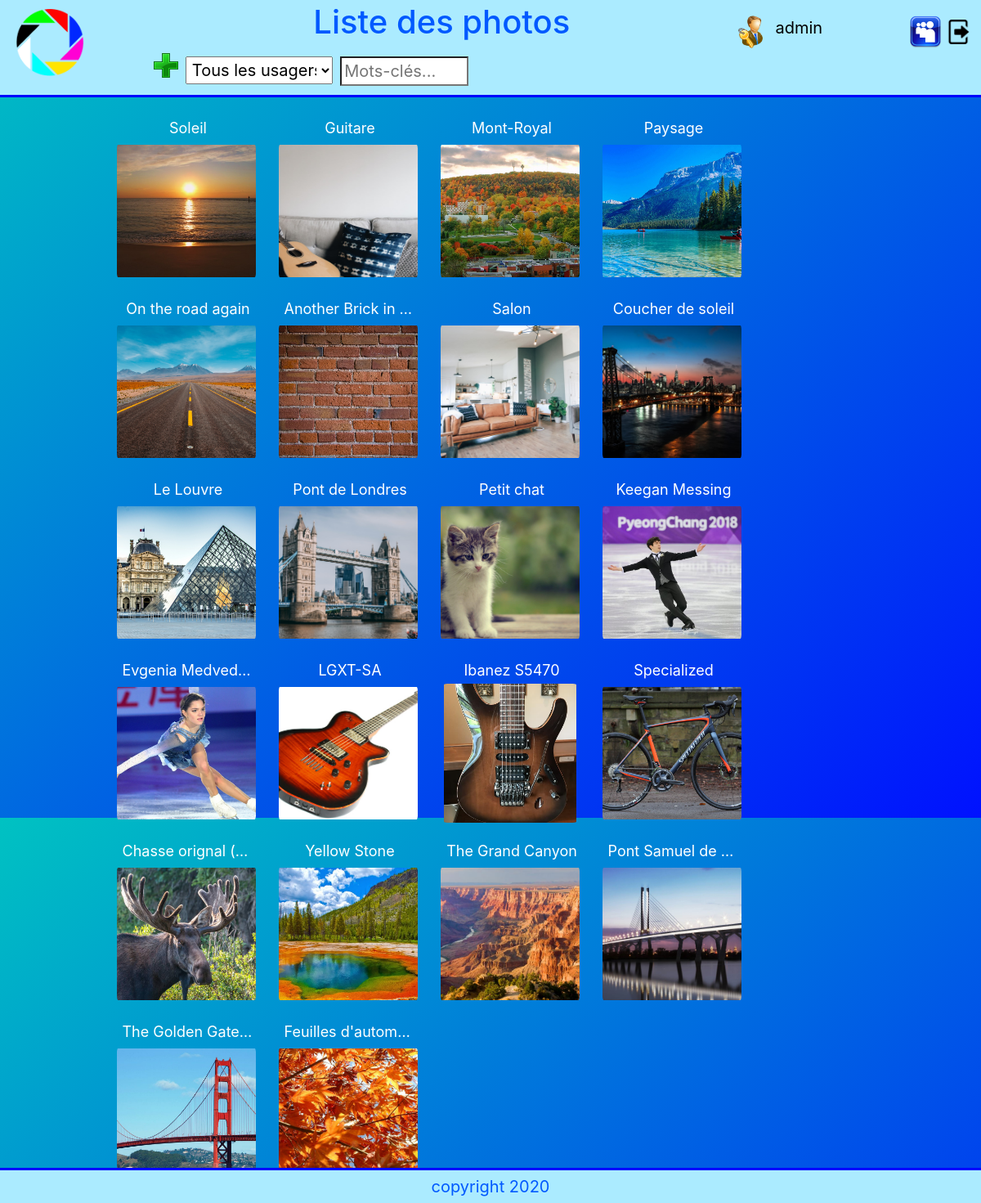
Screenshot of /listPhotos.php (signed in) with the database file from the repository.
### tables this page shows
CREATE TABLE IF NOT EXISTS `photos` (
  `Id` int NOT NULL AUTO_INCREMENT,
  `Title` varchar(32) NOT NULL,
  `Description` varchar(256) NOT NULL,
  `Keywords` varchar(128) NOT NULL,
  `CreationDate` datetime NOT NULL,
  `UserId` int NOT NULL,
  `Shared` tinyint(1) NOT NULL,
  `GUID` varchar(256) NOT NULL,
  PRIMARY KEY (`Id`),
  KEY `UserId` (`UserId`)
);

### DAL/MySQLDBA.php (called while the page is built, shortened)
<?php
abstract class MySQLTable {
    protected $_dataBaseAccess = null;
    protected function __construct($_dataBaseAccess) {
        $this->_dataBaseAccess = $_dataBaseAccess;
    }
    private function className() {
        return get_class($this);
    }
    public function tableName() {
        return $this->className();
    }
    public function selectAll($orderBy = null) {
        $tableName = $this->tableName();
        $sql = "SELECT * FROM $tableName";
        if (isset($orderBy))
            $sql .= " $orderBy";
        $data = $this->_dataBaseAccess->querySqlCmd($sql );
        return $data;
    }
}
final class MySQLDataBase {
        private static $_instance = null;
        private $host;
        private $username;
        private $password;
        private $dbName;
        private $autoCommit;
        private $conn;
        public function __construct($dbName) {
            $this->host = 'localhost';
            $this->username = 'root';
            $this->password = '';
            $this->dbName = $dbName;
            $this->autoCommit = true;
            $this->conn = null;
        }
        public static function getInstance($dbName) {
            if(is_null(self::$_instance)) {
                self::$_instance = new MySQLDataBase($dbName);
            }
            return self::$_instance;
        }
        private function DBConnect() {
            if ($this->conn === null){
                try {
                    $this->conn = new PDO(  "mysql:host=$this->host;
                                            dbname=$this->dbName;charset=utf8",
                                            $this->username,
                                            $this->password);
                    $this->conn->setAttribute(PDO::ATTR_ERRMODE, PDO::ERRMODE_EXCEPTION);
                    $this->conn->beginTransaction();
                }
                catch (PDOException $e) {
                    var_dump($e);
                }
            }
        }
        private function disconnect() {
            if ($this->autoCommit)
                $this->conn = null;
        }
        public function exist() {
            if ($this->conn !== null)
                return true;
            else {
                try {
                    $conn = new PDO("mysql:host=$this->host; dbname=$this->dbName;", $this->username, $this->password);
                    if ($conn !== null) {
                        return true;
                    }
                }
                catch (PDOException $e) {
                    return false;
                }
            }
            return false;
        }
        public function querySqlCmd($sql) {
            try {
                if ($this->conn)
                    $rows = $this->conn->query($sql)->fetchAll();
            }
            catch(PDOException $e) {
                return [];
            }
            return $rows;
        }
    }
?>

### DAL/MyAppDB.php (called while the page is built)
<?php
    function DB() {
        return MySQLDataBase::getInstance('pmdbv2');
    }
?>

### DAL/users.php (called while the page is built, shortened)
<?php
include_once "MySQLDBA.php";
include_once "MyAppDB.php";
include_once "photos.php";
include_once "utilities/imageHelper.php";
final class Users extends MySQLTable {
    public $_imageHelper;
    public function init() {
        $this->_imageHelper = new ImageHelper('images/avatars','NoPhoto.png');
    }
    public function getAvatarURL($avatarGUID) {
        return $this->_imageHelper->getURL($avatarGUID);
    }
    private static $_instance = null;
    public static function getInstance($dataBaseAccess) {
        if(is_null(self::$_instance)) {
            self::$_instance = new $calledClass($dataBaseAccess);
        }
        return self::$_instance;
    }
}
function TableUsers() {
    return Users::getInstance(DB());
}
?>

### DAL/photos.php (called while the page is built, shortened)
<?php
include_once "MySQLDBA.php";
include_once "MyAppDB.php";
include_once "utilities/imageHelper.php";
final class Photos extends MySQLTable {
    public function init() {
        $this->_imageHelper = new ImageHelper('images/photos', 'No_image.png');
    }
    public function getPhotoURL($photoGUID) {
        return $this->_imageHelper->getURL($photoGUID);
    }
    private static $_instance = null;
    public static function getInstance($dataBaseAccess) {
        if(is_null(self::$_instance)) {
            self::$_instance = new $calledClass($dataBaseAccess);
        }
        return self::$_instance;
    }
}
function TablePhotos() {
    return Photos::getInstance(DB());
}
?>

### utilities/imageHelper.php (called while the page is built, shortened)
<?php
class ImageHelper {
    public $basePath;
    public $defaultImage;
    public function __construct($basePath = 'images', $defaultImage = 'No_image.png') {
        $this->basePath = $basePath;
        $this->defaultImage = $defaultImage;
    }
    public function getURL($GUID) {
        $url = $this->basePath.'/';
        if (!empty($GUID)) {
            $url.= $GUID.'.png';
        } else {
            $url.= $this->defaultImage;
        }
        return $url;
    }
}

### listPhotos.php (the view, shortened to what this page needs)
<?php
    include_once "DAL/users.php";
    include_once "DAL/photos.php";
    include_once "utilities/htmlHelper.php";
    function thumbNail($photo){
        $url = TablePhotos()->getPhotoUrl($photo["GUID"]);
        $title = $photo["Title"];
        $id = $photo["Id"];
        $thumbnail = html_fittedImage($url, "thumbnail");
        $html = <<< HTML
        <div class='thumbnailContainer' onclick='window.location="photoDetails.php?id=$id"'>
            <div class='thumbnailHeader ellipsis'>
                $title
                </div>
                $thumbnail
            </div>
        HTML;
        return $html;
    }
    function listUser($selectedUserId) {
        $html = "<select name='selectedUserId' oninput='this.form.submit()'>";
        $html.= "<option value='0'>Tous les usagers</option>";
        $html.= "<option value='".$_SESSION["loggedUser"]["Id"]."'>Mes photos</option>";
        $users = TableUsers()->selectAll("ORDER BY Name");
        foreach($users as $user) {
            if ($user["Id"] == $selectedUserId)
                $html.= "<option value='".$user["Id"]."' selected>".$user["Name"]."</option>";
            else
                $html.= "<option value='".$user["Id"]."'>".$user["Name"]."</option>";
        }
        $html.= "</select>";
        return $html;
    }
    function MakeKeywords($keywords) {
        $html = "<input type='search' name='keywords' onchange='this.form.submit()' value='$keywords' placeholder='Mots-clés...'/>";
        return $html;
    }
    $viewTitle = "Liste des photos";
    $addPhotoCmd = html_flashButtonLink('iconPlus','addPhoto.php', 'Ajouter une photo','right');
    $searchUser = "<div class='searchBarItem'>".listUser($_SESSION["selectedUserId"])."</div>";
    $searchKeywords = "<div class='searchBarItem'>".MakeKeywords($_SESSION["keywords"])."</div>";
    $searchBar = "<form class='searchBarContainer'>"
                    .$addPhotoCmd
                    .$searchUser
                    .$searchKeywords.
                "</form>";
    $viewContent = "<div class='thumbnailListContainer'>";
    $userFilter = "";
    $photos = TablePhotos()->selectAll($userFilter);
    foreach($photos as $photo) {
        if ($_SESSION["keywords"] == "") {
            $viewContent.= thumbNail($photo);
        }
        else {
            if (containsKeywords($_SESSION["keywords"], $photo["Title"]." ".$photo["Description"]." ".$photo["Keywords"])) {
                $viewContent.= thumbNail($photo);
            }
        }
    }
    $viewContent.= "</div>";
    include "view/master.php";
?>

### utilities/htmlHelper.php (shortened to what this page needs)
<?php
 function html_fittedImage($url, $class=''){
    return <<<HTML
    <div    class='$class'
            style='background:url($url) no-repeat center;  background-size: cover; margin-right:5px;'>
            </div>
    HTML;
 }
 function html_flashButtonLink($flashButtonType, $link, $tooltip, $position = 'top'){
    $html = "<a href='$link' class='flashButton $flashButtonType' tooltip=\"$tooltip\" tooltip-position='$position'>";
    $html .= '</a>';
    return $html;
}
?>

### view/header.php (shortened to what this page needs)
<?php
    include_once "utilities/htmlHelper.php";
    include_once "DAL/users.php";
    $profilLink = "";
    $logoutLink = "";
    $avatarImage = "";
    $listUsersLink = "";
    $searchBar = (!isset($searchBar)?"":$searchBar);
    if (isset($_SESSION["loggedUser"])) {
        $profilLink = '<a href="profil.php">'.$_SESSION["loggedUser"]["Name"].'</a>';
        $logoutLink = '<a href="logout.php"><img class="btn-icon" src="images/logout.png" title="Déconnexion" tooltip-position="bottom"></span></a>';
        $avatarImage = html_fittedImage(TableUsers()->getAvatarURL($_SESSION["loggedUser"]["AvatarGUID"]), "smallAvatar");
        if ($_SESSION["loggedUser"]["Admin"]) {
            $listUsersLink = '<a href="listUsers.php"><img src="images/users.png" style="width:40px" title="Gestion des usagers.."></a>';
        }
    }
    $viewHead = <<< HTML
    <div class='header'>
        <div class='headerContainer'>
            <img class='logo' src='images/camera.png' onclick="document.location = 'listPhotos.php'">
            <div>
                <h1>$viewTitle</h1>
                $searchBar
            </div>
            <div class="headerConnection" style="margin-top:16px;">
                $avatarImage
                $profilLink
                <div style="text-align:right">
                $listUsersLink
                $logoutLink
                </div>
            </div>
        </div>
    </div>
    HTML;
?>

### view/footer.php
<?php
    $viewFooter = <<< HTML
    <div class="footer">
        copyright 2020
    </div>
    HTML;
?>

### view/master.php (shortened to what this page needs)
<?php
	include 'view/header.php';
    include 'view/footer.php';
    if (!isset($pageTitle)) $pageTitle = "Photos Manager";
    if (!isset($viewStyle)) $viewStyle ="";
    $stylesBundle = "";
    if (file_exists("view/stylesBundle.html"))
        $stylesBundle = file_get_contents("view/stylesBundle.html");
    $scriptsBundle = "";
    if (file_exists("view/scriptsBundle.html"))
        $scriptsBundle = file_get_contents("view/scriptsBundle.html");
    $localScript = "";
    if (!isset($viewScript)) {
        $viewScript = "";
    } else {
        if (file_exists($viewScript))
            $localScript =  "<script>".file_get_contents($viewScript)."</script>";
    }
    echo <<< HTML
    <!DOCTYPE html>
    <html>
    <header>
        <title>$pageTitle</title>
        $stylesBundle
        $viewStyle
    </header>
    <body>
        $viewHead
        <div class="content">
            $viewContent
        </div>
        $viewFooter
        $scriptsBundle
        $localScript
    </body>
    </html>
    HTML;
?>

### css/sites.css (style rules this page uses)
.header { padding: 3px; text-align: center; background: #abebff; color: rgb(0, 89, 255); border-bottom:solid blue; margin-bottom:4px; }
.footer { position: fixed; left: 0; bottom: 0; width:100%; background: #abebff; color: rgb(0, 89, 255); text-align: center; font-size: 20px; padding:5px; border-top:solid blue; margin-top:4px; }
.content { font-size:18px; padding:20px; margin: 0 auto; width:80%; padding:20px; color:white; }
.logo { margin:8px; width:100px; float:left; cursor: pointer; }
body { height:1000px; margin:0px; background-image: linear-gradient(to bottom right, rgb(0, 194, 194), rgb(0, 17, 255)); }
a { color:black; }
input { margin-bottom: 8px; }
.headerContainer { display: grid; grid-template-columns: 15% 60% 25%; }
.headerConnection { display: grid; grid-template-columns: 50px 50% 30%; text-align: left; font-size: 20px; }
.btn-icon { width:30px; }
.smallAvatar { width: 40px; height:40px; border-radius: 20px; }
.ellipsis { text-overflow: ellipsis; white-space: nowrap; overflow: hidden; }
.thumbnailListContainer { display: grid; grid-gap: 1em; grid-template-columns: repeat(auto-fill, 180px); }
.thumbnailContainer { text-align: center; width:180px; cursor: pointer; }
.thumbnailHeader { margin:auto; width: 95%; text-align: center; padding-left: 5px; padding-right: 5px; }
.thumbnail { width:170px; height:170px; margin:3px; border:4px solid transparent; border-radius: 8px; }
select, option { padding:3px !important; width: 95% !important; }
input[type="search"] { padding-left:3px !important; width: 95% !important; }
.searchBarContainer { display: grid; grid-template-columns: 40px 190px 165px 155px; }
.searchBarItem { font-size:20px; margin-top:10px; }

### css/flashButtons.css (style rules this page uses)
.flashButton { width:38px; height:38px; background-size: 38px 38px; cursor: pointer; }
.iconPlus { background: url("icons/ICON_Add_Neutral.png") no-repeat; }

### css/tooltip.css (style rules this page uses)
[tooltip] { margin:2px 2px; position:relative; display:inline-block; }
[tooltip]::before { content: ""; position: absolute; top:-6px; left:50%; transform: translateX(-50%); border-width: 4px 6px 0 6px; border-style: solid; border-color: rgba(0,0,0,0.7) transparent transparent transparent; z-index: 1000; opacity:0; }
[tooltip-position='right']::before { left:100%; top:50%; margin-left:1px; transform:translatey(-50%) rotate(90deg) }
[tooltip]::after { content: attr(tooltip); position: absolute; left:50%; top:-6px; transform: translateX(-50%) translateY(-100%); background: rgba(0,0,0,.8); text-align: center; color: #fff; padding:4px 2px; font-size: 12px; min-width: 150px; border-radius: 5px; pointer-events: none; padding: 4px 4px; z-index:99; opacity:0; }
[tooltip-position='right']::after { left:100%; top:50%; margin-left:8px; transform: translateX(0%) translateY(-50%); }

### rows the page displays
photos: Title "Soleil", GUID (picture)
photos: Title "Guitare", GUID (picture)
photos: Title "Mont-Royal", GUID (picture)
photos: Title "Paysage", GUID (picture)
photos: Title "On the road again", GUID (picture)
photos: Title "Another Brick in…", GUID (picture)
photos: Title "Salon", GUID (picture)
photos: Title "Coucher de soleil", GUID (picture)
photos: Title "Le Louvre", GUID (picture)
photos: Title "Pont de Londres", GUID (picture)
photos: Title "Petit chat", GUID (picture)
photos: Title "Keegan Messing", GUID (picture)
photos: Title "Evgenia Medved…", GUID (picture)
photos: Title "LGXT-SA", GUID (picture)
photos: Title "Ibanez S5470", GUID (picture)
photos: Title "Specialized", GUID (picture)
photos: Title "Chasse orignal (…", GUID (picture)
photos: Title "Yellow Stone", GUID (picture)
photos: Title "The Grand Canyon", GUID (picture)
photos: Title "Pont Samuel de…", GUID (picture)
photos: Title "The Golden Gate…", GUID (picture)
photos: Title "Feuilles d'autom…", GUID (picture)

### other values shown
$viewTitle "Liste des photos"
$_SESSION["loggedUser"]["Name"] "admin"
